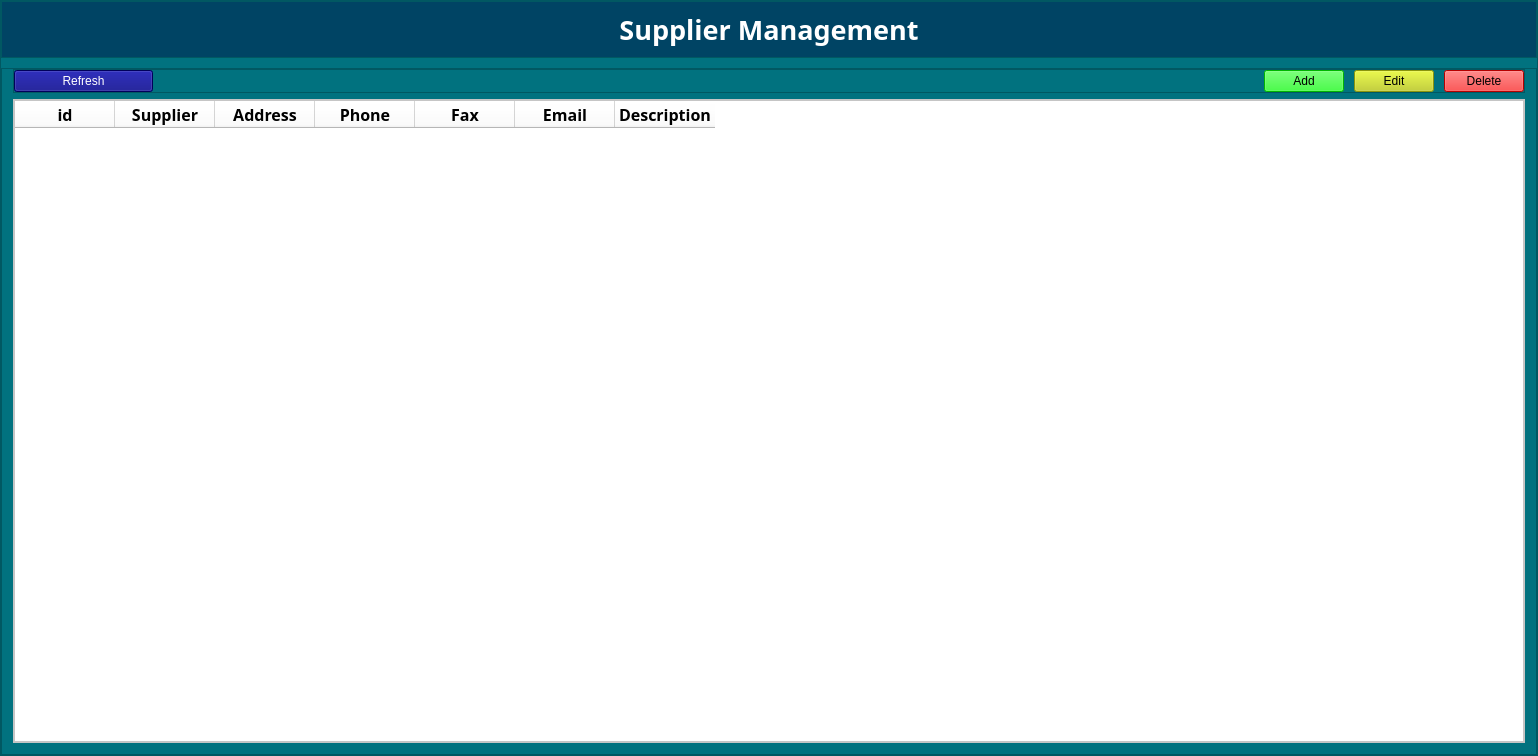
<?xml version="1.0" encoding="UTF-8"?>
<ui version="4.0">
 <class>frm_supplier</class>
 <widget class="QWidget" name="frm_supplier">
  <property name="geometry">
   <rect>
    <x>0</x>
    <y>0</y>
    <width>1538</width>
    <height>756</height>
   </rect>
  </property>
  <property name="windowTitle">
   <string>Form Supplier</string>
  </property>
  <layout class="QVBoxLayout" name="verticalLayout" stretch="0">
   <property name="spacing">
    <number>0</number>
   </property>
   <property name="leftMargin">
    <number>0</number>
   </property>
   <property name="topMargin">
    <number>0</number>
   </property>
   <property name="rightMargin">
    <number>0</number>
   </property>
   <property name="bottomMargin">
    <number>0</number>
   </property>
   <item>
    <widget class="QFrame" name="frame_main">
     <property name="font">
      <font>
       <family>Phetsarath OT</family>
       <pointsize>18</pointsize>
       <weight>50</weight>
       <italic>false</italic>
       <bold>false</bold>
      </font>
     </property>
     <property name="styleSheet">
      <string notr="true">font: 18pt &quot;Phetsarath OT&quot;;
background-color: rgb(1, 114, 127);</string>
     </property>
     <property name="frameShape">
      <enum>QFrame::StyledPanel</enum>
     </property>
     <property name="frameShadow">
      <enum>QFrame::Raised</enum>
     </property>
     <layout class="QGridLayout" name="gridLayout" rowstretch="0,0,10" rowminimumheight="1,1,10">
      <property name="leftMargin">
       <number>0</number>
      </property>
      <property name="topMargin">
       <number>0</number>
      </property>
      <property name="rightMargin">
       <number>0</number>
      </property>
      <property name="bottomMargin">
       <number>0</number>
      </property>
      <property name="horizontalSpacing">
       <number>0</number>
      </property>
      <property name="verticalSpacing">
       <number>10</number>
      </property>
      <item row="0" column="0" rowspan="2">
       <widget class="QFrame" name="frame_3">
        <property name="frameShape">
         <enum>QFrame::StyledPanel</enum>
        </property>
        <property name="frameShadow">
         <enum>QFrame::Raised</enum>
        </property>
        <layout class="QGridLayout" name="gridLayout_5">
         <property name="leftMargin">
          <number>0</number>
         </property>
         <property name="topMargin">
          <number>0</number>
         </property>
         <property name="rightMargin">
          <number>0</number>
         </property>
         <property name="bottomMargin">
          <number>0</number>
         </property>
         <item row="0" column="0">
          <widget class="QWidget" name="widget_4" native="true">
           <property name="font">
            <font>
             <family>Phetsarath OT</family>
             <pointsize>18</pointsize>
             <weight>50</weight>
             <italic>false</italic>
             <bold>false</bold>
            </font>
           </property>
           <property name="styleSheet">
            <string notr="true">background-color: rgb(0, 68, 100);</string>
           </property>
           <layout class="QGridLayout" name="gridLayout_4">
            <item row="0" column="0">
             <widget class="QLabel" name="label">
              <property name="font">
               <font>
                <family>Phetsarath OT</family>
                <pointsize>20</pointsize>
                <weight>75</weight>
                <italic>false</italic>
                <bold>true</bold>
               </font>
              </property>
              <property name="layoutDirection">
               <enum>Qt::LeftToRight</enum>
              </property>
              <property name="styleSheet">
               <string notr="true">font: bold 20pt &quot;Phetsarath OT&quot;;
color: rgb(255, 255, 255);</string>
              </property>
              <property name="text">
               <string>Supplier Management</string>
              </property>
              <property name="alignment">
               <set>Qt::AlignCenter</set>
              </property>
             </widget>
            </item>
           </layout>
          </widget>
         </item>
        </layout>
       </widget>
      </item>
      <item row="2" column="0">
       <widget class="QFrame" name="frame_4">
        <property name="frameShape">
         <enum>QFrame::StyledPanel</enum>
        </property>
        <property name="frameShadow">
         <enum>QFrame::Raised</enum>
        </property>
        <layout class="QVBoxLayout" name="verticalLayout_2">
         <property name="leftMargin">
          <number>11</number>
         </property>
         <property name="topMargin">
          <number>0</number>
         </property>
         <property name="rightMargin">
          <number>11</number>
         </property>
         <property name="bottomMargin">
          <number>11</number>
         </property>
         <item>
          <widget class="QFrame" name="frame">
           <property name="frameShape">
            <enum>QFrame::StyledPanel</enum>
           </property>
           <property name="frameShadow">
            <enum>QFrame::Raised</enum>
           </property>
           <layout class="QGridLayout" name="gridLayout_2" columnstretch="0,10,5,0,0">
            <property name="leftMargin">
             <number>0</number>
            </property>
            <property name="topMargin">
             <number>0</number>
            </property>
            <property name="rightMargin">
             <number>0</number>
            </property>
            <property name="bottomMargin">
             <number>0</number>
            </property>
            <property name="spacing">
             <number>0</number>
            </property>
            <item row="0" column="3">
             <widget class="QWidget" name="widget" native="true">
              <layout class="QGridLayout" name="gridLayout_3">
               <property name="leftMargin">
                <number>0</number>
               </property>
               <property name="topMargin">
                <number>0</number>
               </property>
               <property name="rightMargin">
                <number>0</number>
               </property>
               <property name="bottomMargin">
                <number>0</number>
               </property>
               <property name="horizontalSpacing">
                <number>10</number>
               </property>
               <property name="verticalSpacing">
                <number>0</number>
               </property>
               <item row="0" column="1">
                <widget class="QPushButton" name="btn_Edit">
                 <property name="styleSheet">
                  <string notr="true">background-color: rgb(193, 209, 17);</string>
                 </property>
                 <property name="text">
                  <string>Edit</string>
                 </property>
                </widget>
               </item>
               <item row="0" column="0">
                <widget class="QPushButton" name="btn_Add">
                 <property name="styleSheet">
                  <string notr="true">background-color: rgb(0, 255, 0);</string>
                 </property>
                 <property name="text">
                  <string>Add</string>
                 </property>
                </widget>
               </item>
               <item row="0" column="2">
                <widget class="QPushButton" name="btn_Delete">
                 <property name="styleSheet">
                  <string notr="true">background-color: rgb(255, 0, 0);</string>
                 </property>
                 <property name="text">
                  <string>Delete</string>
                 </property>
                </widget>
               </item>
              </layout>
             </widget>
            </item>
            <item row="0" column="4">
             <widget class="QWidget" name="widget_3" native="true"/>
            </item>
            <item row="0" column="1">
             <widget class="QWidget" name="widget_2" native="true">
              <layout class="QHBoxLayout" name="horizontalLayout" stretch="2,8,2">
               <property name="spacing">
                <number>0</number>
               </property>
               <property name="leftMargin">
                <number>0</number>
               </property>
               <property name="topMargin">
                <number>0</number>
               </property>
               <property name="rightMargin">
                <number>0</number>
               </property>
               <property name="bottomMargin">
                <number>0</number>
               </property>
               <item>
                <widget class="QWidget" name="widget_5" native="true">
                 <layout class="QGridLayout" name="gridLayout_7">
                  <property name="leftMargin">
                   <number>0</number>
                  </property>
                  <property name="topMargin">
                   <number>0</number>
                  </property>
                  <property name="rightMargin">
                   <number>0</number>
                  </property>
                  <property name="bottomMargin">
                   <number>0</number>
                  </property>
                  <property name="spacing">
                   <number>0</number>
                  </property>
                  <item row="0" column="0">
                   <widget class="QPushButton" name="btn_refresh">
                    <property name="styleSheet">
                     <string notr="true">background-color: rgb(0, 255, 0);
color: rgb(255, 255, 255);
background-color: rgb(0, 0, 127);</string>
                    </property>
                    <property name="text">
                     <string>Refresh</string>
                    </property>
                   </widget>
                  </item>
                 </layout>
                </widget>
               </item>
               <item>
                <widget class="QWidget" name="widget_6" native="true"/>
               </item>
               <item>
                <widget class="QWidget" name="widget_7" native="true">
                 <widget class="QLabel" name="lbl_did">
                  <property name="geometry">
                   <rect>
                    <x>20</x>
                    <y>10</y>
                    <width>81</width>
                    <height>41</height>
                   </rect>
                  </property>
                  <property name="styleSheet">
                   <string notr="true">color: rgb(1, 114, 127);
color: rgb(255, 0, 0);</string>
                  </property>
                  <property name="text">
                   <string/>
                  </property>
                 </widget>
                </widget>
               </item>
              </layout>
             </widget>
            </item>
           </layout>
          </widget>
         </item>
         <item>
          <widget class="QFrame" name="frame_2">
           <property name="styleSheet">
            <string notr="true">background-color: rgb(255, 255, 255);
color: rgb(0, 0, 0);</string>
           </property>
           <property name="frameShape">
            <enum>QFrame::StyledPanel</enum>
           </property>
           <property name="frameShadow">
            <enum>QFrame::Raised</enum>
           </property>
           <layout class="QGridLayout" name="gridLayout_6">
            <property name="leftMargin">
             <number>0</number>
            </property>
            <property name="topMargin">
             <number>0</number>
            </property>
            <property name="rightMargin">
             <number>0</number>
            </property>
            <property name="bottomMargin">
             <number>0</number>
            </property>
            <property name="spacing">
             <number>0</number>
            </property>
            <item row="0" column="0">
             <widget class="QTableWidget" name="tb_show">
              <property name="font">
               <font>
                <family>Phetsarath OT</family>
                <pointsize>18</pointsize>
                <weight>50</weight>
                <italic>false</italic>
                <bold>false</bold>
               </font>
              </property>
              <property name="styleSheet">
               <string notr="true">color: rgb(0, 0, 0);
background-color: rgb(255, 255, 255);</string>
              </property>
              <column>
               <property name="text">
                <string>id</string>
               </property>
               <property name="font">
                <font>
                 <family>Phetsarath OT</family>
                 <pointsize>12</pointsize>
                 <weight>75</weight>
                 <bold>true</bold>
                </font>
               </property>
              </column>
              <column>
               <property name="text">
                <string>Supplier</string>
               </property>
               <property name="font">
                <font>
                 <family>Phetsarath OT</family>
                 <pointsize>12</pointsize>
                 <weight>75</weight>
                 <bold>true</bold>
                </font>
               </property>
              </column>
              <column>
               <property name="text">
                <string>Address</string>
               </property>
               <property name="font">
                <font>
                 <family>Phetsarath OT</family>
                 <pointsize>12</pointsize>
                 <weight>75</weight>
                 <bold>true</bold>
                </font>
               </property>
              </column>
              <column>
               <property name="text">
                <string>Phone</string>
               </property>
               <property name="font">
                <font>
                 <family>Phetsarath OT</family>
                 <pointsize>12</pointsize>
                 <weight>75</weight>
                 <bold>true</bold>
                </font>
               </property>
              </column>
              <column>
               <property name="text">
                <string>Fax</string>
               </property>
               <property name="font">
                <font>
                 <family>Phetsarath OT</family>
                 <pointsize>12</pointsize>
                 <weight>75</weight>
                 <bold>true</bold>
                </font>
               </property>
              </column>
              <column>
               <property name="text">
                <string>Email</string>
               </property>
               <property name="font">
                <font>
                 <family>Phetsarath OT</family>
                 <pointsize>12</pointsize>
                 <weight>75</weight>
                 <bold>true</bold>
                </font>
               </property>
              </column>
              <column>
               <property name="text">
                <string>Description</string>
               </property>
               <property name="font">
                <font>
                 <family>Phetsarath OT</family>
                 <pointsize>12</pointsize>
                 <weight>75</weight>
                 <bold>true</bold>
                </font>
               </property>
              </column>
             </widget>
            </item>
           </layout>
          </widget>
         </item>
        </layout>
       </widget>
      </item>
     </layout>
    </widget>
   </item>
  </layout>
 </widget>
 <resources/>
 <connections/>
</ui>
